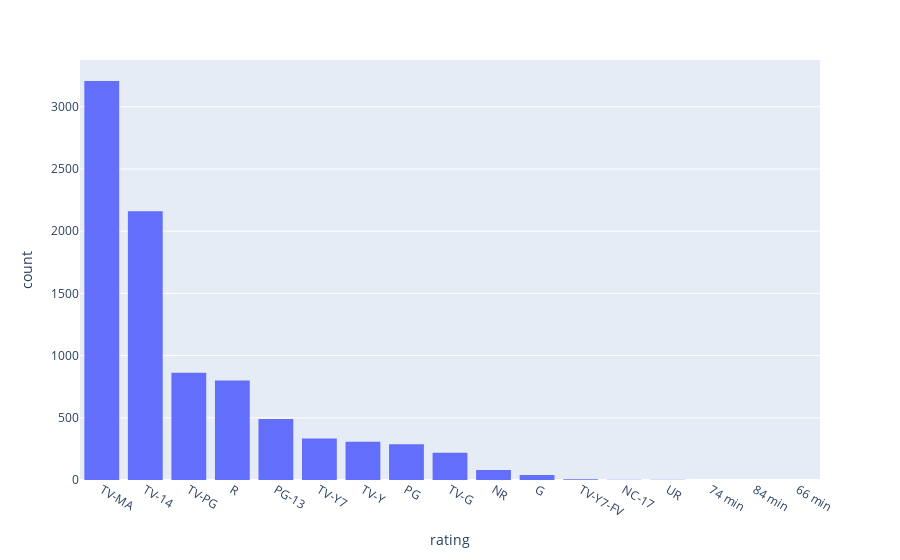

This figure's notebook cell:
### Markdown cell above
Most of the movies are made in US followed by India and UK

More TV Shows(170) are made in South Korea Than the Movies(61)

### Code cell
px.histogram(data_import,'rating').update_xaxes(categoryorder='total descending')

### Figure 1 — Plotly figure (JSON) as saved in the notebook; plotly's stock layout.template omitted (floating-point values rounded to 4 significant figures; data arrays with more than 128 entries replaced by an {"elided": "..."} marker saying what was removed)
{"data": [{"alignmentgroup": "True", "bingroup": "x", "hovertemplate": "rating=%{x}<br>count=%{y}<extra></extra>", "legendgroup": "", "marker": {"color": "#636efa", "pattern": {"shape": ""}}, "name": "", "offsetgroup": "", "orientation": "v", "showlegend": false, "type": "histogram", "x": {"elided": "8807 str values"}, "xaxis": "x", "yaxis": "y"}], "layout": {"barmode": "relative", "legend": {"tracegroupgap": 0}, "margin": {"t": 60}, "xaxis": {"anchor": "y", "categoryorder": "total descending", "domain": [0, 1], "title": {"text": "rating"}}, "yaxis": {"anchor": "x", "domain": [0, 1], "title": {"text": "count"}}}}
